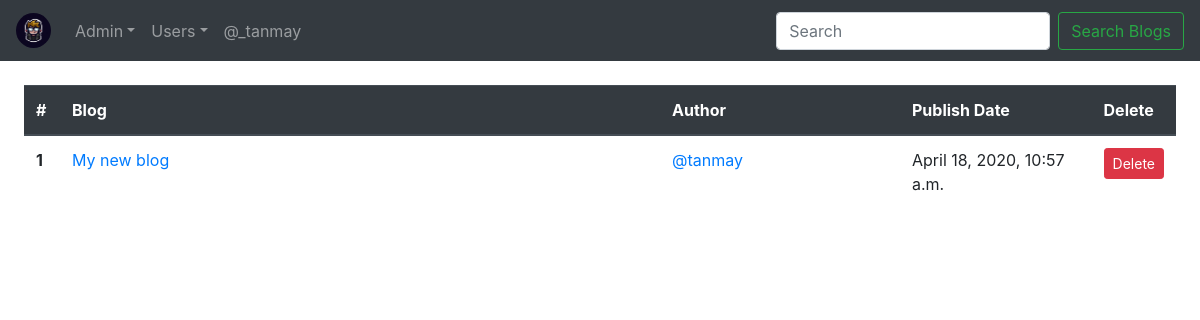
/Ad/home (signed in), run on the app's committed database.
### blog/models.py (models this page shows)
class Blog(models.Model):
    author_id=models.IntegerField(default=0)
    title=models.CharField(max_length=100, blank=False)
    publish_date=models.DateTimeField(default=datetime.datetime.today())
    content=models.TextField(max_length=5000)
    last_modified=models.DateTimeField(default=datetime.datetime.today())

class Author(models.Model):
    author_name=models.CharField(max_length=50, blank=False)
    avatar=models.CharField(max_length=50, blank=False)
    description=models.TextField()
    password=models.CharField(max_length=20, blank=False, default='admin')

### adminblock/views.py (the view)
# urls.py: path('Ad/home',views.admin_home,name="admin_home"),
def admin_home(request):
    context = {}
    context['admin'] = {'avatar':getAdmin(request)}
    temp = []
    blogs = getBlogs()
    for blog in blogs:
        avatar = blog['avatar']
        id = Author.objects.filter(avatar__exact=avatar)[0].id
        blog['author_id'] = id
        temp.append(blog)
    context['blogs'] = temp
    return render(request, 'admin_home.html', context=context)

### adminblock/views.py (called while the page is built)
def getAdmin(request):
    if request.session.has_key('admin'):
        avatar = request.session['admin']
        return avatar

### blog/views.py (called while the page is built)
def getAuthorIdAndAvatar():
    authors = Author.objects.all().values('id','avatar')
    output={}
    for author in authors:
        output[author['id']] = author['avatar']
    return output

def getBlogs():
    posts = []
    blogs = Blog.objects.all()
    id_to_avatar = getAuthorIdAndAvatar()
    for blog in blogs:
        temp = {
            'id': blog.id,
            'avatar' :id_to_avatar[blog.author_id],
            'title': blog.title,
            'publish_date': blog.publish_date,
            'content': blog.content,
            'last_modified': blog.last_modified
        }
        posts.append(temp)
    return posts

### adminblock/templates/admin_home.html (shortened to what this page needs)
{% extends 'admin_template.html' %}
{% load static %}
{% load bootstrap4 %}
{% block content %}
  <div class="block-container admin_main_block">
    <table class="table">
      <thead class="thead-dark">
        <tr>
          <th class="admin_table_sno" scope="col">#</th>
          <th class="admin_table_blog_name" scope="col">Blog</th>
          <th class="admin_table_author_name" scope="col">Author</th>
          <th scope="col">Publish Date</th>
          <th scope="col">Delete</th>
        </tr>
      </thead>
      <tbody>
      {% for blog in blogs %}
      <tr>
        <th scope="row">{{ forloop.counter }}</th>
        <td><a href="{% url 'admin_blog_display' blog_id=blog.id %}">{{blog.title}}</a></td>
        <td><a href="{% url 'admin_user_display' id=blog.author_id %}">{{blog.avatar}}</a></td>
        <td>{{blog.publish_date}}</td>
        <td><a class="btn btn-danger btn-sm admin_table_button" href="{% url 'admin_blog_delete_display' id=blog.id %}">Delete</a></td>
      </tr>
      {% endfor %}
      </tbody>
    </table>
  </div>
{% endblock content %}

### blog/static/css/blog.css (style rules this page uses)
body { background-color: #cfc9c9; }

### adminblock/static/css/container.css (style rules this page uses)
.block-container { margin: 0 2vw; }

### adminblock/static/css/admin.css (style rules this page uses)
.admin_main_block { margin-top: 3vh; }
.admin_table_sno { width: 3vw; }
.admin_table_blog_name { width: 50vw; }
.admin_table_author_name { width: 20vw; }
.admin_table_button { width: 100%; }

### data on the page
Blog: title "My new blog", publish_date "April 18, 2020, 10:57 a.m."
Author: avatar "@tanmay"

### other printed values
{{ admin.avatar }} "@_tanmay"
